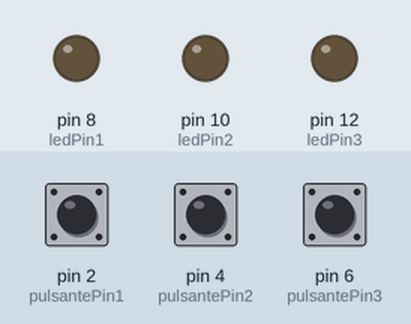
Simulated run of this sketch. Board: Arduino Uno, built with avr-gcc and run on an emulated ATmega328P. Shown: output pins drawn as LEDs (lit = HIGH). The inputs (shaded band) are chosen by the test bench; at power-on: pin 2 (pulsantePin1) LOW, pin 4 (pulsantePin2) LOW, pin 6 (pulsantePin3) LOW.

Above: at 1.2 s.
1.3 s: pin 2 (pulsantePin1) pulled HIGH for 0.15 s
At 2.4 s:
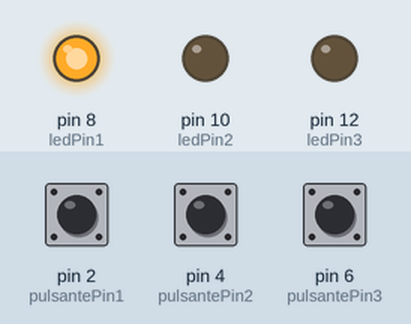
2.9 s: pin 4 (pulsantePin2) pulled HIGH for 0.15 s
At 3.7 s:
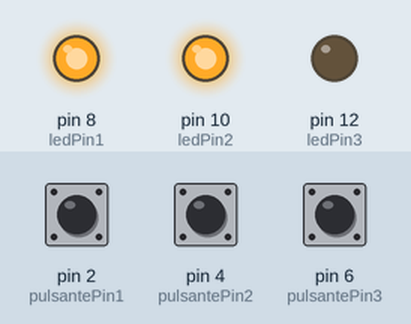
4.5 s: pin 6 (pulsantePin3) pulled HIGH for 0.15 s
At 5.0 s:
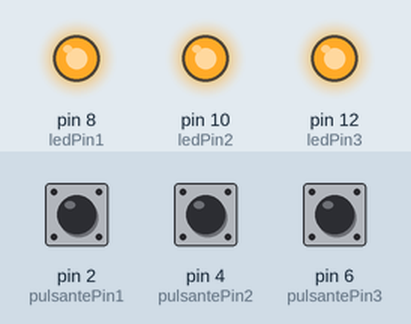
6.1 s: pin 2 (pulsantePin1) pulled HIGH for 1 s
At 7.5 s:
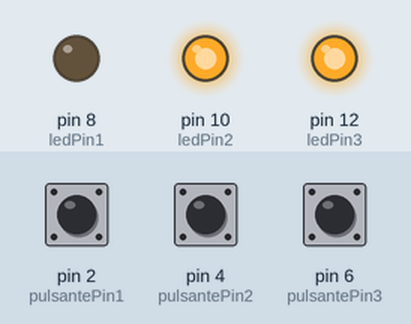
8.6 s: pin 4 (pulsantePin2) pulled HIGH for 1 s
At 9.4 s:
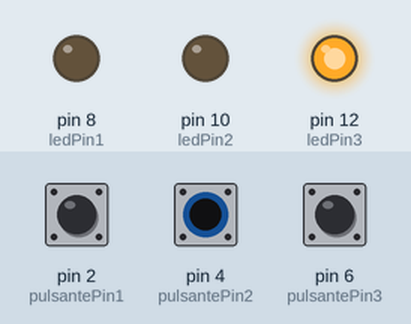
11.1 s: pin 2 (pulsantePin1) pulled HIGH for 0.15 s
At 11.9 s:
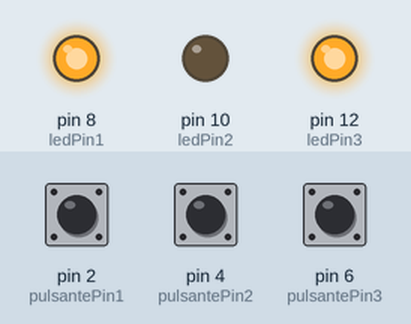
Timing chart, 0 to 13.7 s (numbered marks = the images above; inputs shaded):
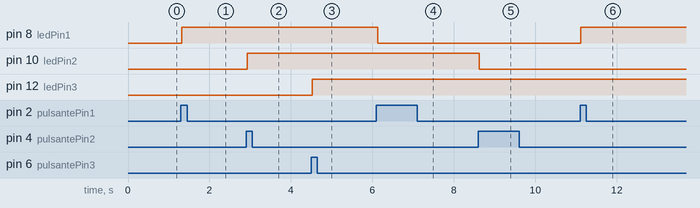

Measured:
- after the input at 1.3 s, pin 8 (ledPin1): LOW → HIGH at once
- after the input at 2.9 s, pin 10 (ledPin2): LOW → HIGH at once
- after the input at 4.5 s, pin 12 (ledPin3): LOW → HIGH at once
- after the input at 6.1 s, pin 8 (ledPin1): HIGH → LOW at once
- after the input at 8.6 s, pin 10 (ledPin2): HIGH → LOW at once
- after the input at 11.1 s, pin 8 (ledPin1): LOW → HIGH at once

The sketch:

interruttori_casa.ino
```cpp
int ledPin1 = 8;
int pulsantePin1 = 2;
int ledStato1 = LOW;
int pulsanteStato1 = LOW;
int lettura1=LOW;

int ledPin2 = 10;
int pulsantePin2 = 4;
int ledStato2 = LOW;
int pulsanteStato2 = LOW;
int lettura2 = LOW;

int ledPin3 = 12;
int pulsantePin3 = 6;
int ledStato3 = LOW;
int pulsanteStato3 = LOW;
int lettura3 = LOW;

void setup(){
  pinMode(ledPin1, OUTPUT);
  pinMode(pulsantePin1, INPUT);
  digitalWrite(ledPin1, ledStato1);

  pinMode(ledPin2, OUTPUT);
  pinMode(pulsantePin2, INPUT);
  digitalWrite(ledPin2, ledStato2);

  pinMode(ledPin3, OUTPUT);
  pinMode(pulsantePin3, INPUT);
  digitalWrite(ledPin3, ledStato3);
}

void loop(){
  lettura1 = digitalRead(pulsantePin1);
  if(lettura1 != pulsanteStato1 and lettura1 == HIGH){
    ledStato1 = !ledStato1;
    digitalWrite(ledPin1, ledStato1);
  }
  pulsanteStato1 = lettura1;
  delay(10);


  lettura2 = digitalRead(pulsantePin2);
  if(lettura2 != pulsanteStato2 and lettura2 == HIGH){
    ledStato2 = !ledStato2;
    digitalWrite(ledPin2, ledStato2);
  }
  pulsanteStato2 = lettura2;
  delay(10);


  lettura3 = digitalRead(pulsantePin3);
  if(lettura3 != pulsanteStato3 and lettura3 == HIGH){
    ledStato3 = !ledStato3;
    digitalWrite(ledPin3, ledStato3);
  }
  pulsanteStato3 = lettura3;
  delay(10);
}
```
